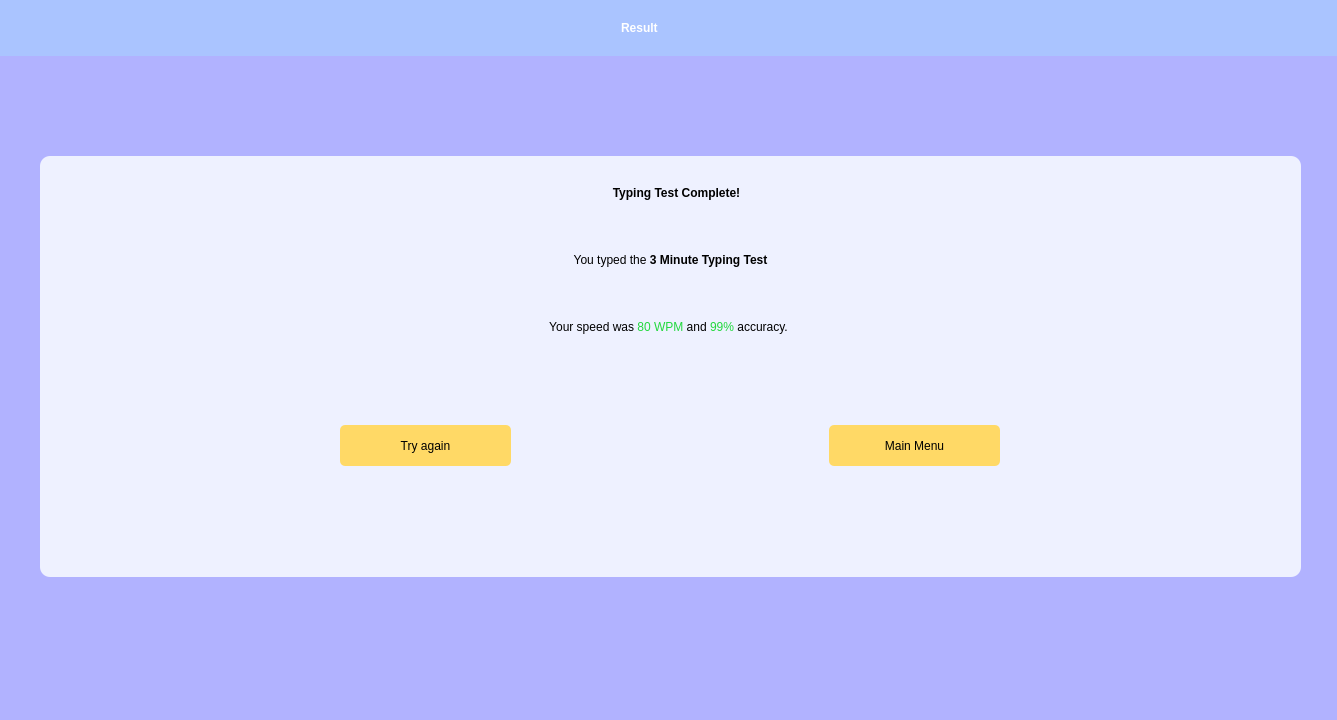
<?xml version="1.0" encoding="UTF-8"?>
<ui version="4.0">
 <class>MainWindow</class>
 <widget class="QMainWindow" name="MainWindow">
  <property name="geometry">
   <rect>
    <x>0</x>
    <y>0</y>
    <width>1337</width>
    <height>720</height>
   </rect>
  </property>
  <property name="maximumSize">
   <size>
    <width>1337</width>
    <height>720</height>
   </size>
  </property>
  <property name="windowTitle">
   <string>Result</string>
  </property>
  <property name="styleSheet">
   <string notr="true">background-color: #B1B2FF;</string>
  </property>
  <widget class="QWidget" name="centralwidget">
   <widget class="QWidget" name="heading_container" native="true">
    <property name="geometry">
     <rect>
      <x>0</x>
      <y>0</y>
      <width>1337</width>
      <height>56</height>
     </rect>
    </property>
    <property name="maximumSize">
     <size>
      <width>1337</width>
      <height>56</height>
     </size>
    </property>
    <property name="styleSheet">
     <string notr="true">background-color: #AAC4FF;</string>
    </property>
    <widget class="QLabel" name="heading_label">
     <property name="geometry">
      <rect>
       <x>621</x>
       <y>7</y>
       <width>91</width>
       <height>41</height>
      </rect>
     </property>
     <property name="styleSheet">
      <string notr="true">color: white;
font: 24pt &quot;Bahnschrift&quot;;
font-weight: bold;</string>
     </property>
     <property name="text">
      <string>Result</string>
     </property>
    </widget>
   </widget>
   <widget class="QWidget" name="result_container" native="true">
    <property name="geometry">
     <rect>
      <x>40</x>
      <y>156</y>
      <width>1261</width>
      <height>421</height>
     </rect>
    </property>
    <property name="styleSheet">
     <string notr="true">background-color: #EEF1FF;
border-radius: 10px;</string>
    </property>
    <widget class="QLabel" name="result_heading">
     <property name="geometry">
      <rect>
       <x>476</x>
       <y>14</y>
       <width>321</width>
       <height>46</height>
      </rect>
     </property>
     <property name="styleSheet">
      <string notr="true">color: black;
font: 63 28pt &quot;Bahnschrift SemiBold SemiConden&quot;;
font-weight: bold;
</string>
     </property>
     <property name="text">
      <string>&lt;html&gt;&lt;head/&gt;&lt;body&gt;&lt;p align=&quot;center&quot;&gt;Typing Test Complete!&lt;/p&gt;&lt;/body&gt;&lt;/html&gt;</string>
     </property>
    </widget>
    <widget class="QLabel" name="test_complete_label">
     <property name="geometry">
      <rect>
       <x>440</x>
       <y>74</y>
       <width>381</width>
       <height>61</height>
      </rect>
     </property>
     <property name="styleSheet">
      <string notr="true">font: 25 20pt &quot;Bahnschrift&quot;;
background: none;
color: black</string>
     </property>
     <property name="text">
      <string>&lt;html&gt;&lt;head/&gt;&lt;body&gt;&lt;p align=&quot;center&quot;&gt;&lt;span style=&quot; font-weight:400;&quot;&gt;You typed the &lt;/span&gt;&lt;span style=&quot; font-weight:600;&quot;&gt;3 Minute Typing Test&lt;/span&gt;&lt;/p&gt;&lt;/body&gt;&lt;/html&gt;</string>
     </property>
    </widget>
    <widget class="QLabel" name="wpm_and_accuracy_label">
     <property name="geometry">
      <rect>
       <x>363</x>
       <y>141</y>
       <width>531</width>
       <height>61</height>
      </rect>
     </property>
     <property name="styleSheet">
      <string notr="true">font: 25 20pt &quot;Bahnschrift&quot;;
background: none;
color: black</string>
     </property>
     <property name="text">
      <string>&lt;html&gt;&lt;head/&gt;&lt;body&gt;&lt;p align=&quot;center&quot;&gt;&lt;span style=&quot; font-weight:400;&quot;&gt;Your speed was &lt;/span&gt;&lt;span style=&quot; font-weight:400; color:#23d83e;&quot;&gt;80 WPM &lt;/span&gt;&lt;span style=&quot; font-weight:400;&quot;&gt;and &lt;/span&gt;&lt;span style=&quot; font-weight:400; color:#23d83e;&quot;&gt;99% &lt;/span&gt;&lt;span style=&quot; font-weight:400;&quot;&gt;accuracy.&lt;/span&gt;&lt;/p&gt;&lt;/body&gt;&lt;/html&gt;</string>
     </property>
    </widget>
    <widget class="QPushButton" name="try_again_btn">
     <property name="geometry">
      <rect>
       <x>300</x>
       <y>269</y>
       <width>171</width>
       <height>41</height>
      </rect>
     </property>
     <property name="styleSheet">
      <string notr="true">background-color: #FFD966;
border-radius: 5px;
color: black;
font: 63 16pt &quot;Bahnschrift SemiBold&quot;;</string>
     </property>
     <property name="text">
      <string>Try again</string>
     </property>
    </widget>
    <widget class="QPushButton" name="main_menu_btn">
     <property name="geometry">
      <rect>
       <x>789</x>
       <y>269</y>
       <width>171</width>
       <height>41</height>
      </rect>
     </property>
     <property name="styleSheet">
      <string notr="true">background-color: #FFD966;
border-radius: 5px;
color: black;
font: 63 16pt &quot;Bahnschrift SemiBold&quot;;</string>
     </property>
     <property name="text">
      <string>Main Menu</string>
     </property>
    </widget>
   </widget>
  </widget>
  <widget class="QStatusBar" name="statusbar"/>
 </widget>
 <resources/>
 <connections/>
</ui>
